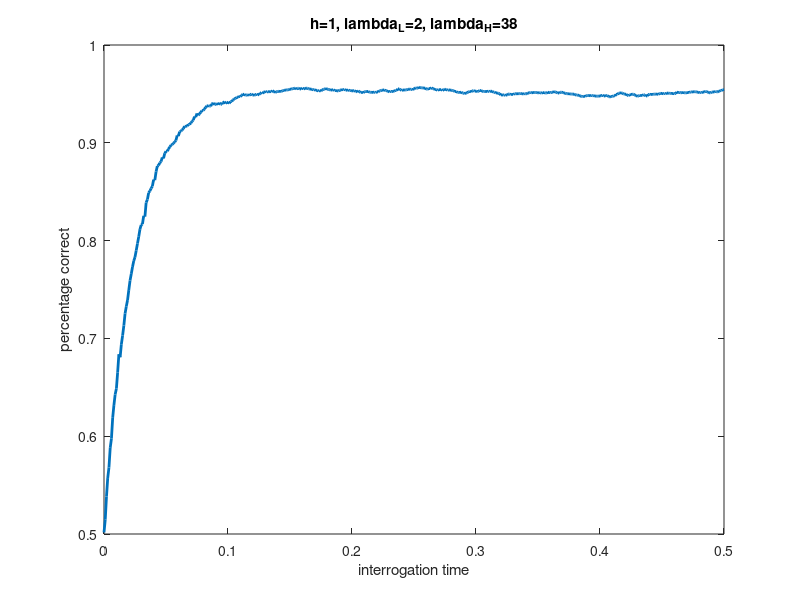

The MATLAB script that drew this image:
% core code to simulate click task 
% Alan Veliz-Cuba 12/11/17
clear;
h=1; %hazard rate
rateLow=2;
rateHigh=38;
kappa=log(rateHigh/rateLow); 
stimulusLength=0.5;
numTrials=10000;

%the following may have to be modified in Matlab
seed=1; randn('state',seed); rand('state',seed)
dt=0.001; 
%interval from 0 to stimulusLength
INT=0:dt:stimulusLength;
%number of iterations
num_it=length(INT);
%initialize y_t and environment
y=zeros(numTrials,num_it);
E=zeros(numTrials,num_it);
%create clicks from the high and low rate
%the assignment to left and right is done later
highClicks=rand(numTrials,num_it)<rateHigh*dt;
lowClicks=rand(numTrials,num_it)<rateLow*dt;
%initial environment
E(:,1)=1;
tic
%define -dt*2*h to speed up sims
minus2hdt=-dt*2*h;
for i=1:num_it-1
    %update environment. Note: E\in {-1,1}
    E(:,i+1)=E(:,i).*(-1).^(rand(numTrials,1)<h*dt);
    %update y using simple Euler's method
    y(:,i+1)=y(:,i) + minus2hdt*sinh(y(:,i));
    %update y using clicks. the mult by E(:,i) assigns left and right
    y(:,i+1)=y(:,i+1)+kappa*(highClicks(:,i)-lowClicks(:,i)).*E(:,i);%.*(-1).^(rand(numTrials,1)<q);
end

%get the sign of y_t
signY=sign(y);
%the following forces the prediction to be random if y=0
prediction=signY.*abs(signY)+(1-abs(signY)).*(-1).^(rand(numTrials,num_it)<.5);
%compute the average accuracy across trials
correct=mean(prediction==E);
%plotting
plot(INT,correct,'LineWidth',2); 
xlabel('interrogation time')
ylabel('percentage correct')
title(['h=' num2str(h) ', lambda_L=' num2str(rateLow) ', lambda_H=' num2str(rateHigh)]);
